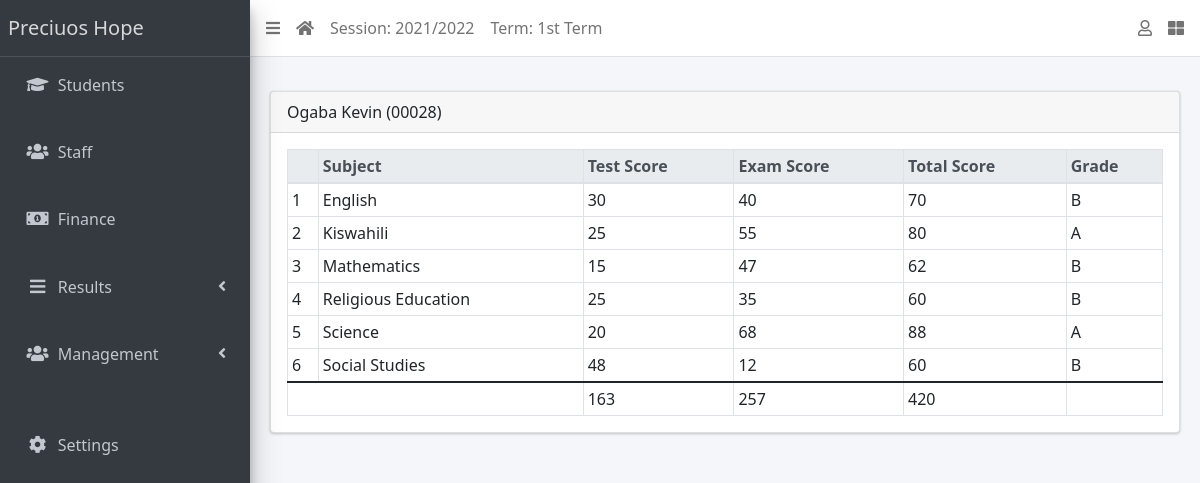
The app's page /results/view/all (signed in) with its own data.
### apps/management/models.py (models this page shows, shortened)
class AcademicSession(models.Model):
    name = models.CharField(max_length=200, unique=True)
    current = models.BooleanField(default=True)
    created_by = models.ForeignKey(settings.AUTH_USER_MODEL, on_delete=models.DO_NOTHING, null=True)
    class Meta:
        ordering = ['name']

class AcademicTerm(models.Model):
    name = models.CharField(max_length=20, unique=True)
    guide = models.ForeignKey(Staff, on_delete=models.CASCADE, null=True, default=None)
    current = models.BooleanField(default=True)
    created_by = models.ForeignKey(settings.AUTH_USER_MODEL, on_delete=models.DO_NOTHING, null=True)
    class Meta:
        ordering = ['name']

class SiteConfig(models.Model):
    key = models.SlugField()
    value = models.CharField(max_length=250)

class Subject(models.Model):
    name = models.CharField(max_length=150, unique=True)
    created_by = models.ForeignKey(settings.AUTH_USER_MODEL, on_delete=models.DO_NOTHING, null=True)
    class Meta:
        ordering = ['name']
    def __str__(self):
        return self.name

### apps/students/models.py (models this page shows, shortened)
class Student(models.Model):
    STATUS_CHOICES = [("active", "Active"), ("inactive", "Inactive")]
    GENDER_CHOICES = [("male", "Male"), ("female", "Female")]
    current_status = models.CharField(
        max_length=10, choices=STATUS_CHOICES, default="active")
    registration_number = models.CharField(max_length=200, unique=True)
    first_name = models.CharField(max_length=200)
    surname = models.CharField(max_length=200, blank=True)
    last_name = models.CharField(max_length=200)
    gender = models.CharField(max_length=10, choices=GENDER_CHOICES, default="male")
    date_of_birth = models.DateField(default=timezone.now)
    current_class = models.ForeignKey(to="management.Stud_Class", on_delete=models.SET_NULL, blank=True, null=True)
    date_of_admission = models.DateField(default=timezone.now)
    mobile_num_regex = RegexValidator(
        regex="^[0-9]{10,15}$", message="Enter a valid phone number")
    student_mobile = models.CharField(
        validators=[mobile_num_regex], max_length=14, blank=False)
    student_email = models.EmailField(null=True)
    parent_mobile = models.CharField(
        validators=[mobile_num_regex], max_length=14, blank=True)
    parent_email = models.EmailField(null=True)
    address = models.TextField(blank=True)
    passport = models.ImageField(blank=True, upload_to="students/passports/")
    class Meta:
        ordering = ["last_name", "surname", "first_name"]
    def __str__(self):
        return f"{self.last_name} {self.surname} {self.first_name}  ({self.registration_number})"

### apps/results/models.py (models this page shows, shortened)
class Result(models.Model):
    student = models.ForeignKey(Student, on_delete=models.CASCADE)
    session = models.ForeignKey(AcademicSession, on_delete=models.CASCADE)
    term = models.ForeignKey(AcademicTerm, on_delete=models.CASCADE)
    current_class = models.ForeignKey(Stud_Class, on_delete=models.CASCADE)
    subject = models.ForeignKey(Subject, on_delete=models.CASCADE)
    test_score = models.IntegerField(default=0)
    exam_score = models.IntegerField(default=0)
    created_by = models.ForeignKey( settings.AUTH_USER_MODEL, on_delete=models.DO_NOTHING, null=True)
    class Meta:
        ordering = ["subject"]
        unique_together = ['subject', 'student']
    def total_score(self):
        return self.test_score + self.exam_score
    def grade(self):
        if 80 <= self.total_score() <= 100:
            return 'A'
        elif 60 <= self.total_score() < 80:
            return 'B'
        elif 50 <= self.total_score() < 60:
            return 'C'
        elif 40 <= self.total_score() < 50:
            return 'D'
        else:
            return 'F'

### apps/results/views.py (the view)
# urls.py: path("view/all", ResultListView.as_view(), name="view-results"),
class ResultListView(LoginRequiredMixin, View):
    def get(self, request, *args, **kwargs):
        results = Result.objects.filter(session=request.current_session, term=request.current_term)
        bulk = {}
        for result in results:
            test_total = 0
            exam_total = 0
            subjects = []
            for subject in results:
                if subject.student == result.student:
                    subjects.append(subject)
                    test_total += subject.test_score
                    exam_total += subject.exam_score
            bulk[result.student.id] = {
                "student": result.student,
                "subjects": subjects,
                "test_total": test_total,
                "exam_total": exam_total,
                "total_total": test_total + exam_total
            }
        context = {"results": bulk}
        return render(request, "results/all_results.html", context)

### apps/management/context_processors.py (called while the page is built)
def site_defaults(request):
    current_session = AcademicSession.objects.get(current=True)
    current_term = AcademicTerm.objects.get(current=True)
    vals = SiteConfig.objects.all()
    context = {
        'current_session': current_session.name,
        'current_term': current_term.name
    }
    for val in vals:
        context[val.key] = val.value
    return context

### apps/results/templates/results/all_results.html
{% extends 'base.html' %}
{% block fullcard %}
  {% for key, result in results.items %}
    <div class="card">
      <div class="card-header">
        {{result.student}}
      </div>
      <div class="card-body">
        <table class="table table-bordered table-sm">
          <thead class="thead-light">
            <tr>
              <th></th>
              <th>Subject</th>
              <th>Test Score</th>
              <th>Exam Score</th>
              <th>Total Score</th>
              <th>Grade</th>
            </tr>
          </thead>
          <tbody>
            {% for subject in result.subjects %}
              <tr>
                <td>{{ forloop.counter }}</td>
                <td>{{ subject.subject }}</td>
                <td>{{ subject.test_score }}</td>
                <td>{{ subject.exam_score }}</td>
                <td>{{ subject.total_score }}</td>
                <td>{{ subject.grade }}</td>
              </tr>
            {% endfor %}
          </tbody>
          <tfoot>
            <tr>
              <td colspan="2"></td>
              <td>{{ result.test_total }}</td>
              <td>{{ result.exam_total }}</td>
              <td>{{ result.total_total }}</td>
              <td></td>
            </tr>
          </tfoot>
        </table>
      </div>
    </div>
  {% endfor %}
{% endblock fullcard %}

### templates/base.html (shortened to what this page needs)
{% load static %}
<!DOCTYPE html>
<html lang="en">
<head>
  <link rel="stylesheet" href="{% static 'plugins/fontawesome-free/css/all.min.css' %}">
  <link rel="stylesheet" href="{% static 'plugins/toastr/toastr.min.css' %}">
  <link rel="stylesheet"
    href="{% static 'plugins/overlayScrollbars/css/OverlayScrollbars.min.css' %}">
  <link rel="stylesheet" href="{% static 'plugins/Datatables/datatables.min.css' %}" />
  <link rel="stylesheet" href="{% static 'dist/css/adminlte.min.css' %}">
  <link href="https://cdn.jsdelivr.net/npm/bootstrap@5.1.1/dist/css/bootstrap.min.css" rel="stylesheet">
</head>
<body
  class="hold-transition sidebar-mini layout-fixed layout-navbar-fixed layout-footer-fixed">
  <div class="wrapper">
    <nav class="main-header navbar navbar-expand navbar-white navbar-light">
      <ul class="navbar-nav">
        <li class="nav-item">
          <a class="nav-link" data-widget="pushmenu" href="#" role="button"><i
              class="fas fa-bars"></i></a>
        </li>
        <li class="nav-item d-none d-sm-inline-block">
          <a href="{% url 'home' %} " class="nav-link"><i class="fa fa-home"></i></a>
        </li>
        <li class="nav-item d-none d-sm-inline-block">
          <a href="{% url 'current-session' %}" class="nav-link">Session: {{ current_session }}</a>
        </li>
        <li class="nav-item d-none d-sm-inline-block">
          <a href="{% url 'current-session' %}" class="nav-link">Term: {{ current_term }}</a>
        </li>
      </ul>
      <ul class="navbar-nav ml-auto">
        <li class="nav-item dropdown">
          <a class="nav-link" data-toggle="dropdown" href="#">
            <i class="far fa-user"></i>
          </a>
        </li>
        <li class="nav-item">
          <a class="nav-link" data-widget="control-sidebar" data-slide="true"
            href="#" role="button"><i class="fas fa-th-large"></i></a>
        </li>
      </ul>
    </nav>
    <aside class="main-sidebar sidebar-dark-primary elevation-4">
      <a href="{% url 'home' %}" class="brand-link">{{ school_name | default:"School" }}</a>
      <div class="sidebar">
        <nav class="mt-2">
          <ul class="nav nav-pills nav-sidebar flex-column"
            data-widget="treeview" role="menu" data-accordion="false">
            <li class="nav-item">
              <a href="{% url 'student-list' %}" class="nav-link">
                <i class="nav-icon fas fa-graduation-cap"></i>
                <p>
                  Students
                </p>
              </a>
            </li>
            <br>
            <li class="nav-item">
              <a href="{% url 'staff-list' %}" class="nav-link">
                <i class="nav-icon fas fa-users"></i>
                <p>
                  Staff
                </p>
              </a>
            </li>
            <br>
            <li class="nav-item">
              <a href="{% url 'invoice-list' %}" class="nav-link">
                <i class="nav-icon fas fa-money-bill-alt"></i>
                <p>
                  Finance
                </p>
              </a>
            </li>
            <br>
            <li class="nav-item has-treeview">
              <a href="#" class="nav-link">
                <i class="nav-icon fas fa-bars"></i>
                <p>
                  Results
                  <i class="fas fa-angle-left right"></i>
                </p>
              </a>
            </li>
            <br>
            <li class="nav-item has-treeview">
              <a href="#" class="nav-link">
                <i class="nav-icon fas fa-users"></i>
                <p>
                  Management
                  <i class="fas fa-angle-left right"></i>
                </p>
              </a>
            </li>
            <br>
            <br>
            <li class="nav-item">
              <a href="{% url 'configs' %}" class="nav-link">
                <i class="nav-icon fas fa-cog"></i>
                <p>
                  Settings
                </p>
              </a>
            </li>
          </ul>
        </nav>
      </div>
    </aside>
    <div class="content-wrapper">
      <section class="content-header">
      </section>
      <section class="content">
        <div class="container-fluid">
          <div class="row">
            <div class="col-md-12">
              {% block fullcard %}{% endblock fullcard %}
            </div>
          </div>
        </div>
      </section>
    </div>
  </div>
</body>
</html>

### records on screen
AcademicSession: name "2021/2022"
AcademicTerm: name "1st Term"
SiteConfig: value "Preciuos Hope"
Student: student "Ogaba Kevin (00028)", test_total "163", exam_total "257", total_total "420"
Result: subject "English", test_score "30", exam_score "40", total_score "70", grade "B"
Result: subject "Kiswahili", test_score "25", exam_score "55", total_score "80", grade "A"
Result: subject "Mathematics", test_score "15", exam_score "47", total_score "62", grade "B"
Result: subject "Religious Education", test_score "25", exam_score "35", total_score "60", grade "B"
Result: subject "Science", test_score "20", exam_score "68", total_score "88", grade "A"
Result: subject "Social Studies", test_score "48", exam_score "12", total_score "60", grade "B"
